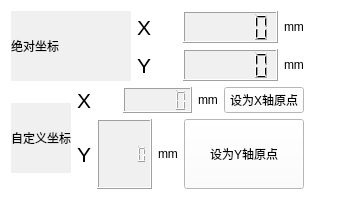
        <widget class="QWidget" name="widget" native="true">
         <property name="sizePolicy">
          <sizepolicy hsizetype="Ignored" vsizetype="Ignored">
           <horstretch>0</horstretch>
           <verstretch>0</verstretch>
          </sizepolicy>
         </property>
         <property name="styleSheet">
          <string notr="true">background-color: rgb(255, 255, 255);</string>
         </property>
         <layout class="QVBoxLayout" name="verticalLayout_17">
          <item>
           <layout class="QVBoxLayout" name="verticalLayout_9">
            <item>
             <layout class="QHBoxLayout" name="horizontalLayout_22">
              <property name="sizeConstraint">
               <enum>QLayout::SizeConstraint::SetDefaultConstraint</enum>
              </property>
              <item>
               <widget class="QLabel" name="label_19">
                <property name="minimumSize">
                 <size>
                  <width>120</width>
                  <height>70</height>
                 </size>
                </property>
                <property name="maximumSize">
                 <size>
                  <width>120</width>
                  <height>70</height>
                 </size>
                </property>
                <property name="styleSheet">
                 <string notr="true">background-color: rgb(240, 240, 240);</string>
                </property>
                <property name="text">
                 <string>绝对坐标</string>
                </property>
               </widget>
              </item>
              <item>
               <layout class="QVBoxLayout" name="verticalLayout_10">
                <item>
                 <layout class="QHBoxLayout" name="horizontalLayout_23" stretch="1,2,2,0">
                  <item>
                   <widget class="QLabel" name="label_20">
                    <property name="minimumSize">
                     <size>
                      <width>0</width>
                      <height>0</height>
                     </size>
                    </property>
                    <property name="maximumSize">
                     <size>
                      <width>40</width>
                      <height>40</height>
                     </size>
                    </property>
                    <property name="font">
                     <font>
                      <pointsize>16</pointsize>
                     </font>
                    </property>
                    <property name="styleSheet">
                     <string notr="true">background-color: rgb(255, 255, 255);</string>
                    </property>
                    <property name="text">
                     <string>X</string>
                    </property>
                   </widget>
                  </item>
                  <item>
                   <widget class="QLCDNumber" name="XlcdNumber">
                    <property name="sizePolicy">
                     <sizepolicy hsizetype="Preferred" vsizetype="Preferred">
                      <horstretch>0</horstretch>
                      <verstretch>0</verstretch>
                     </sizepolicy>
                    </property>
                    <property name="minimumSize">
                     <size>
                      <width>0</width>
                      <height>0</height>
                     </size>
                    </property>
                    <property name="maximumSize">
                     <size>
                      <width>160</width>
                      <height>80</height>
                     </size>
                    </property>
                    <property name="styleSheet">
                     <string notr="true">background-color: rgb(240, 240, 240);</string>
                    </property>
                    <property name="smallDecimalPoint">
                     <bool>true</bool>
                    </property>
                    <property name="digitCount">
                     <number>5</number>
                    </property>
                    <property name="value" stdset="0">
                     <double>0.000000000000000</double>
                    </property>
                   </widget>
                  </item>
                  <item>
                   <widget class="QLabel" name="label">
                    <property name="sizePolicy">
                     <sizepolicy hsizetype="Fixed" vsizetype="Preferred">
                      <horstretch>0</horstretch>
                      <verstretch>0</verstretch>
                     </sizepolicy>
                    </property>
                    <property name="text">
                     <string>mm</string>
                    </property>
                   </widget>
                  </item>
                  <item>
                   <spacer name="horizontalSpacer">
                    <property name="orientation">
                     <enum>Qt::Orientation::Vertical</enum>
                    </property>
                    <property name="sizeHint" stdset="0">
                     <size>
                      <width>40</width>
                      <height>20</height>
                     </size>
                    </property>
                   </spacer>
                  </item>
                 </layout>
                </item>
                <item>
                 <layout class="QHBoxLayout" name="horizontalLayout_24">
                  <item>
                   <widget class="QLabel" name="label_21">
                    <property name="minimumSize">
                     <size>
                      <width>0</width>
                      <height>0</height>
                     </size>
                    </property>
                    <property name="maximumSize">
                     <size>
                      <width>40</width>
                      <height>40</height>
                     </size>
                    </property>
                    <property name="font">
                     <font>
                      <pointsize>16</pointsize>
                     </font>
                    </property>
                    <property name="styleSheet">
                     <string notr="true">background-color: rgb(255, 255, 255);</string>
                    </property>
                    <property name="text">
                     <string>Y</string>
                    </property>
                   </widget>
                  </item>
                  <item>
                   <widget class="QLCDNumber" name="YlcdNumber">
                    <property name="sizePolicy">
                     <sizepolicy hsizetype="Preferred" vsizetype="Preferred">
                      <horstretch>0</horstretch>
                      <verstretch>0</verstretch>
                     </sizepolicy>
                    </property>
                    <property name="minimumSize">
                     <size>
                      <width>0</width>
                      <height>0</height>
                     </size>
                    </property>
                    <property name="maximumSize">
                     <size>
                      <width>160</width>
                      <height>80</height>
                     </size>
                    </property>
                    <property name="styleSheet">
                     <string notr="true">background-color: rgb(240, 240, 240);</string>
                    </property>
                    <property name="smallDecimalPoint">
                     <bool>true</bool>
                    </property>
                    <property name="digitCount">
                     <number>5</number>
                    </property>
                    <property name="value" stdset="0">
                     <double>0.000000000000000</double>
                    </property>
                    <property name="intValue" stdset="0">
                     <number>0</number>
                    </property>
                   </widget>
                  </item>
                  <item>
                   <widget class="QLabel" name="label_2">
                    <property name="sizePolicy">
                     <sizepolicy hsizetype="Fixed" vsizetype="Preferred">
                      <horstretch>0</horstretch>
                      <verstretch>0</verstretch>
                     </sizepolicy>
                    </property>
                    <property name="text">
                     <string>mm</string>
                    </property>
                   </widget>
                  </item>
                  <item>
                   <spacer name="horizontalSpacer_2">
                    <property name="orientation">
                     <enum>Qt::Orientation::Vertical</enum>
                    </property>
                    <property name="sizeHint" stdset="0">
                     <size>
                      <width>40</width>
                      <height>20</height>
                     </size>
                    </property>
                   </spacer>
                  </item>
                 </layout>
                </item>
               </layout>
              </item>
             </layout>
            </item>
            <item>
             <layout class="QHBoxLayout" name="horizontalLayout_25">
              <item>
               <widget class="QLabel" name="label_22">
                <property name="minimumSize">
                 <size>
                  <width>0</width>
                  <height>0</height>
                 </size>
                </property>
                <property name="maximumSize">
                 <size>
                  <width>120</width>
                  <height>70</height>
                 </size>
                </property>
                <property name="styleSheet">
                 <string notr="true">background-color: rgb(240, 240, 240);</string>
                </property>
                <property name="text">
                 <string>自定义坐标</string>
                </property>
               </widget>
              </item>
              <item>
               <layout class="QVBoxLayout" name="verticalLayout_11">
                <item>
                 <layout class="QHBoxLayout" name="horizontalLayout_26">
                  <item>
                   <widget class="QLabel" name="label_23">
                    <property name="minimumSize">
                     <size>
                      <width>0</width>
                      <height>0</height>
                     </size>
                    </property>
                    <property name="maximumSize">
                     <size>
                      <width>40</width>
                      <height>40</height>
                     </size>
                    </property>
                    <property name="font">
                     <font>
                      <pointsize>16</pointsize>
                     </font>
                    </property>
                    <property name="styleSheet">
                     <string notr="true">background-color: rgb(255, 255, 255);</string>
                    </property>
                    <property name="text">
                     <string>X</string>
                    </property>
                   </widget>
                  </item>
                  <item>
                   <widget class="QLCDNumber" name="XSelfDefineLcd">
                    <property name="minimumSize">
                     <size>
                      <width>0</width>
                      <height>0</height>
                     </size>
                    </property>
                    <property name="maximumSize">
                     <size>
                      <width>160</width>
                      <height>80</height>
                     </size>
                    </property>
                    <property name="styleSheet">
                     <string notr="true">background-color: rgb(240, 240, 240);</string>
                    </property>
                    <property name="smallDecimalPoint">
                     <bool>true</bool>
                    </property>
                    <property name="digitCount">
                     <number>5</number>
                    </property>
                    <property name="value" stdset="0">
                     <double>0.000000000000000</double>
                    </property>
                   </widget>
                  </item>
                  <item>
                   <widget class="QLabel" name="label_3">
                    <property name="sizePolicy">
                     <sizepolicy hsizetype="Fixed" vsizetype="Preferred">
                      <horstretch>0</horstretch>
                      <verstretch>0</verstretch>
                     </sizepolicy>
                    </property>
                    <property name="text">
                     <string>mm</string>
                    </property>
                   </widget>
                  </item>
                  <item>
                   <widget class="QPushButton" name="SetXZeroButton">
                    <property name="minimumSize">
                     <size>
                      <width>0</width>
                      <height>0</height>
                     </size>
                    </property>
                    <property name="maximumSize">
                     <size>
                      <width>120</width>
                      <height>70</height>
                     </size>
                    </property>
                    <property name="text">
                     <string>设为X轴原点</string>
                    </property>
                   </widget>
                  </item>
                  <item>
                   <spacer name="horizontalSpacer_3">
                    <property name="orientation">
                     <enum>Qt::Orientation::Vertical</enum>
                    </property>
                    <property name="sizeHint" stdset="0">
                     <size>
                      <width>40</width>
                      <height>20</height>
                     </size>
                    </property>
                   </spacer>
                  </item>
                 </layout>
                </item>
                <item>
                 <layout class="QHBoxLayout" name="horizontalLayout_27">
                  <item>
                   <widget class="QLabel" name="label_24">
                    <property name="minimumSize">
                     <size>
                      <width>0</width>
                      <height>0</height>
                     </size>
                    </property>
                    <property name="maximumSize">
                     <size>
                      <width>40</width>
                      <height>40</height>
                     </size>
                    </property>
                    <property name="font">
                     <font>
                      <pointsize>16</pointsize>
                     </font>
                    </property>
                    <property name="styleSheet">
                     <string notr="true">background-color: rgb(255, 255, 255);</string>
                    </property>
                    <property name="text">
                     <string>Y</string>
                    </property>
                   </widget>
                  </item>
                  <item>
                   <widget class="QLCDNumber" name="YSelfDefineLcd">
                    <property name="minimumSize">
                     <size>
                      <width>0</width>
                      <height>0</height>
                     </size>
                    </property>
                    <property name="maximumSize">
                     <size>
                      <width>160</width>
                      <height>80</height>
                     </size>
                    </property>
                    <property name="styleSheet">
                     <string notr="true">background-color: rgb(240, 240, 240);</string>
                    </property>
                    <property name="smallDecimalPoint">
                     <bool>true</bool>
                    </property>
                    <property name="digitCount">
                     <number>5</number>
                    </property>
                    <property name="value" stdset="0">
                     <double>0.000000000000000</double>
                    </property>
                   </widget>
                  </item>
                  <item>
                   <widget class="QLabel" name="label_4">
                    <property name="sizePolicy">
                     <sizepolicy hsizetype="Fixed" vsizetype="Preferred">
                      <horstretch>0</horstretch>
                      <verstretch>0</verstretch>
                     </sizepolicy>
                    </property>
                    <property name="text">
                     <string>mm</string>
                    </property>
                   </widget>
                  </item>
                  <item>
                   <widget class="QPushButton" name="SetYZeroButton">
                    <property name="sizePolicy">
                     <sizepolicy hsizetype="Minimum" vsizetype="Preferred">
                      <horstretch>0</horstretch>
                      <verstretch>0</verstretch>
                     </sizepolicy>
                    </property>
                    <property name="minimumSize">
                     <size>
                      <width>120</width>
                      <height>70</height>
                     </size>
                    </property>
                    <property name="maximumSize">
                     <size>
                      <width>120</width>
                      <height>70</height>
                     </size>
                    </property>
                    <property name="text">
                     <string>设为Y轴原点</string>
                    </property>
                   </widget>
                  </item>
                  <item>
                   <spacer name="horizontalSpacer_4">
                    <property name="orientation">
                     <enum>Qt::Orientation::Vertical</enum>
                    </property>
                    <property name="sizeHint" stdset="0">
                     <size>
                      <width>40</width>
                      <height>20</height>
                     </size>
                    </property>
                   </spacer>
                  </item>
                 </layout>
                </item>
               </layout>
              </item>
             </layout>
            </item>
           </layout>
          </item>
         </layout>
        </widget>
